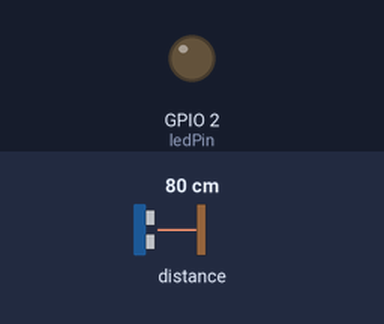
This sketch was run on a simulated ESP32. On the bench: output pins drawn as LEDs (lit = HIGH). The inputs (shaded band) are chosen by the test bench; at power-on: distance to the obstacle 80 cm. WiFi joins after 1.5 s; servers stay silent unless stated; what the sketch prints to the serial monitor is not drawn.

Above: at 2.7 s.
2.8 s: distance to the obstacle set to 22 cm
4.3 s: distance to the obstacle set to 17 cm
At 5.5 s:
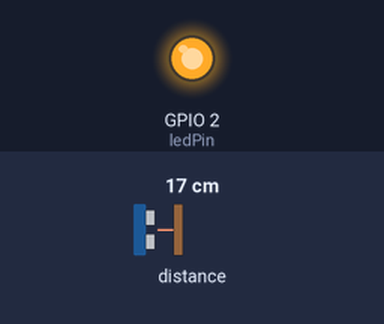
5.8 s: distance to the obstacle set to 35 cm
At 6.6 s:
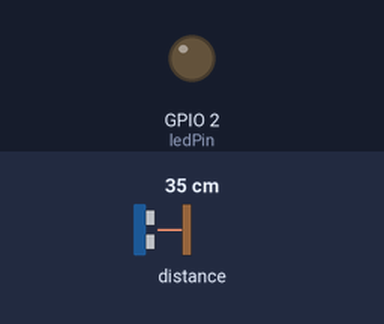
7.4 s: distance to the obstacle set to 2 cm
At 7.8 s:
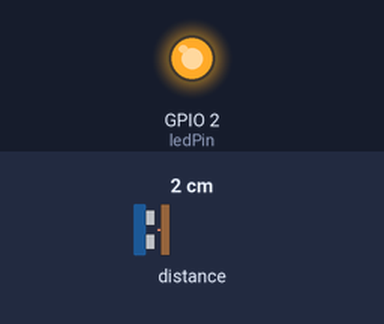
Timing chart, 0 to 10.0 s (numbered marks = the images above; inputs shaded):
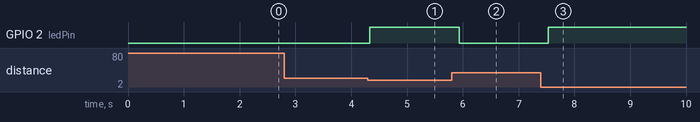

The sketch:

VL53L1XESP32_WIFI.ino
```cpp
#include <WiFi.h>
#include <Wire.h>
#include <VL53L1X.h>
#include <WebServer.h>

VL53L1X sensor;
const int ledPin = 2;
const int triggerDistance = 200; // 200 mm = 20 cm

// WiFi credentials
const char* ssid = "Redmi Note 13 5G";
const char* password = "abc123xyzmds";

// Web server on port 80
WebServer server(80);

// Variable to hold latest distance
int distance = 0;

// Serve the HTML page
void handleRoot() {
  String html = "<!DOCTYPE html><html><head><meta http-equiv='refresh' content='1'/><title>VL53L1X Distance</title></head><body>";
  html += "<h1>VL53L1X Sensor</h1>";
  html += "<p>Distance: " + String(distance) + " mm</p>";
  html += "</body></html>";
  server.send(200, "text/html", html);
}

void connectToWiFi() {
  Serial.print("Connecting to WiFi");
  WiFi.begin(ssid, password);
  int retries = 0;
  while (WiFi.status() != WL_CONNECTED && retries < 20) {
    delay(500);
    Serial.print(".");
    retries++;
  }

  if (WiFi.status() == WL_CONNECTED) {
    Serial.println();
    Serial.print("Connected! IP address: ");
    Serial.println(WiFi.localIP());
  } else {
    Serial.println("\nFailed to connect to WiFi.");
  }
}

void setup() {
  Serial.begin(115200);
  Wire.begin(21, 22); // SDA, SCL
  pinMode(ledPin, OUTPUT);
  digitalWrite(ledPin, LOW);

  // Connect to Wi-Fi
  connectToWiFi();

  // Start web server
  server.on("/", handleRoot);
  server.begin();

  // Initialize the VL53L1X sensor
  sensor.setTimeout(500);
  if (!sensor.init()) {
    Serial.println("Sensor not detected!");
    while (1);
  }

  sensor.setDistanceMode(VL53L1X::Long);
  sensor.setMeasurementTimingBudget(50000);
  sensor.startContinuous(50);
}

void loop() {
  distance = sensor.read();

  if (distance > 0 && distance < triggerDistance) {
    digitalWrite(ledPin, HIGH);
  } else {
    digitalWrite(ledPin, LOW);
  }

  server.handleClient(); // Handle web requests

  delay(100);
}
```

Measured:
- the behaviour switches between 20 and 19 cm on distance to the obstacle (found by bisection; images 0 and 1)
- after the input at 2.8 s, every drawn part: stays the same
- after the input at 4.3 s, GPIO 2 (ledPin): LOW → HIGH at once
- after the input at 5.8 s, GPIO 2 (ledPin): HIGH → LOW after 0.13 s
- after the input at 7.4 s, GPIO 2 (ledPin): LOW → HIGH after 0.13 s
